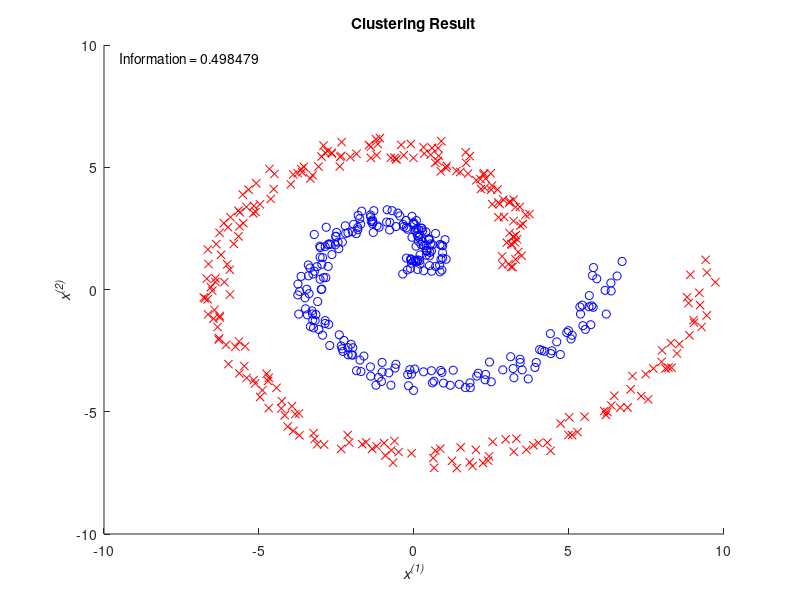

This chart was generated by the following MATLAB code:
%% Example 14.3 Parameter Selection
%
% * *Result in book* : Figure 14.8
% * *Code in book* : Figure 14.9
% * *Output* : |eg14_3.png|
% * *Usage* : |eg14_3(), eg14_3(500)|
%
%% Source Code
function eg14_3(n)
    % init
    rng(0, 'v5uniform'); rng(0, 'v5normal');
    % recommended, use it in future instead of
    % rand('state', 0); randn('state', 0);
    if nargin < 1
        n = 500;
    end
    a = linspace(0, 2 * pi, n / 2)';
    x = [a .* cos(a), a .* sin(a);
        (a + pi) .* cos(a), (a + pi) .* sin(a)];
    x = x + rand(n, 2);
    x = x - repmat(mean(x), [n, 1]);
    x2 = sum(x .^ 2, 2);
    y = [ones(1, n / 2), zeros(1, n / 2)];
    d = repmat(x2, 1, n) + repmat(x2', n, 1) - 2 * (x * x');

    hhs = 2 * [0.5 1 2] .^ 2;
    ls = 10 .^ [-5 -4 -3];
    m = 5;
    u = floor(m * (0 : n - 1) / n) + 1;
    u = u(randperm(n));
    g = zeros(length(hhs), length(ls), m);
    for hk = 1 : length(hhs)
        hh = hhs(hk);
        k = exp(-d / hh);
        for jj = unique(y),
            for ii = 1 : m
                ki = k(u ~= ii, y == jj);
                kc = k(u == ii, y == jj);
                Gi = ki' * ki * sum(u ~= ii & y == jj) / (sum(u ~= ii) ^ 2);
                Gc = kc' * kc * sum(u == ii & y == jj) / (sum(u == ii) ^ 2);
                hi = sum(k(u ~= ii & y == jj, y == jj), 1)' / sum(u ~= ii);
                hc = sum(k(u == ii & y == jj, y == jj), 1)' / sum(u == ii);
                for lk = 1 : length(ls)
                    l = ls(lk); a = (Gi + l * eye(sum(y == jj))) \ hi;
                    g(hk, lk, ii) = g(hk, lk, ii) + a' * Gc * a / 2 - hc' * a;
                end
            end
        end
    end

    g = mean(g, 3);
    [gl, ggl] = min(g, [], 2);
    [ghl, gghl] = min(gl);
    L = ls(ggl(gghl));
    HH = hhs(gghl);
    s = -1 / 2;

    for jj = unique(y)
        k = exp(-d(:, y == jj) / HH);
        h = sum(k(y == jj, :), 2) / n;
        t = sum(y == jj);
        s = s + h' * ( ( k' * k * t / (n ^ 2) + L * eye(t) ) \ h ) / 2;
    end
    msg = sprintf('Information = %g', s);
    disp(msg);

    figure('Name', 'Parameter Selection'); clf; 
    title('Clustering Result'); hold on;
    axis([-10 10 -10 10]);
    xlabel('\itx^{(1)}');
    ylabel('\itx^{(2)}');
    plot(x(y == 1, 1), x(y == 1, 2), 'bo');
    plot(x(y == 0, 1), x(y == 0, 2), 'rx');
    text(-9.5, 9.5, msg);
    saveas(gcf, 'eg14_3', 'png');
end